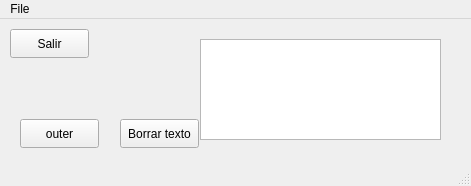
<?xml version="1.0" encoding="UTF-8"?>
<ui version="4.0">
 <class>MainWindow</class>
 <widget class="QMainWindow" name="MainWindow">
  <property name="geometry">
   <rect>
    <x>0</x>
    <y>0</y>
    <width>471</width>
    <height>186</height>
   </rect>
  </property>
  <property name="windowTitle">
   <string>MainWindow</string>
  </property>
  <widget class="QWidget" name="centralwidget">
   <widget class="QPushButton" name="pushButton">
    <property name="geometry">
     <rect>
      <x>10</x>
      <y>10</y>
      <width>79</width>
      <height>29</height>
     </rect>
    </property>
    <property name="text">
     <string>Salir</string>
    </property>
   </widget>
   <widget class="QPlainTextEdit" name="plainTextEdit">
    <property name="geometry">
     <rect>
      <x>200</x>
      <y>20</y>
      <width>241</width>
      <height>101</height>
     </rect>
    </property>
   </widget>
   <widget class="QPushButton" name="pushButton_2">
    <property name="geometry">
     <rect>
      <x>120</x>
      <y>100</y>
      <width>79</width>
      <height>29</height>
     </rect>
    </property>
    <property name="text">
     <string>Borrar texto</string>
    </property>
   </widget>
   <widget class="QPushButton" name="outer">
    <property name="geometry">
     <rect>
      <x>20</x>
      <y>100</y>
      <width>79</width>
      <height>29</height>
     </rect>
    </property>
    <property name="text">
     <string>outer</string>
    </property>
   </widget>
  </widget>
  <widget class="QMenuBar" name="menubar">
   <property name="geometry">
    <rect>
     <x>0</x>
     <y>0</y>
     <width>471</width>
     <height>29</height>
    </rect>
   </property>
   <widget class="QMenu" name="menuFile">
    <property name="title">
     <string>File</string>
    </property>
    <addaction name="actionQuit"/>
   </widget>
   <addaction name="menuFile"/>
  </widget>
  <widget class="QStatusBar" name="statusbar"/>
  <action name="actionQuit">
   <property name="text">
    <string>Quit</string>
   </property>
  </action>
 </widget>
 <resources/>
 <connections>
  <connection>
   <sender>actionQuit</sender>
   <signal>activated()</signal>
   <receiver>MainWindow</receiver>
   <slot>close()</slot>
   <hints>
    <hint type="sourcelabel">
     <x>-1</x>
     <y>-1</y>
    </hint>
    <hint type="destinationlabel">
     <x>235</x>
     <y>92</y>
    </hint>
   </hints>
  </connection>
  <connection>
   <sender>pushButton_2</sender>
   <signal>clicked()</signal>
   <receiver>plainTextEdit</receiver>
   <slot>clear()</slot>
   <hints>
    <hint type="sourcelabel">
     <x>126</x>
     <y>157</y>
    </hint>
    <hint type="destinationlabel">
     <x>313</x>
     <y>118</y>
    </hint>
   </hints>
  </connection>
  <connection>
   <sender>pushButton</sender>
   <signal>clicked()</signal>
   <receiver>MainWindow</receiver>
   <slot>lower()</slot>
   <hints>
    <hint type="sourcelabel">
     <x>49</x>
     <y>53</y>
    </hint>
    <hint type="destinationlabel">
     <x>235</x>
     <y>92</y>
    </hint>
   </hints>
  </connection>
 </connections>
</ui>
